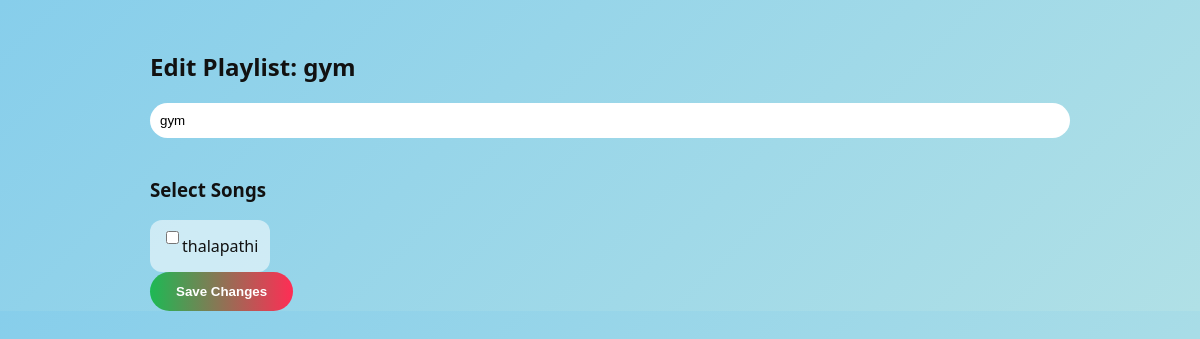
Before: /edit-playlist/1 (signed in) with the older database file.
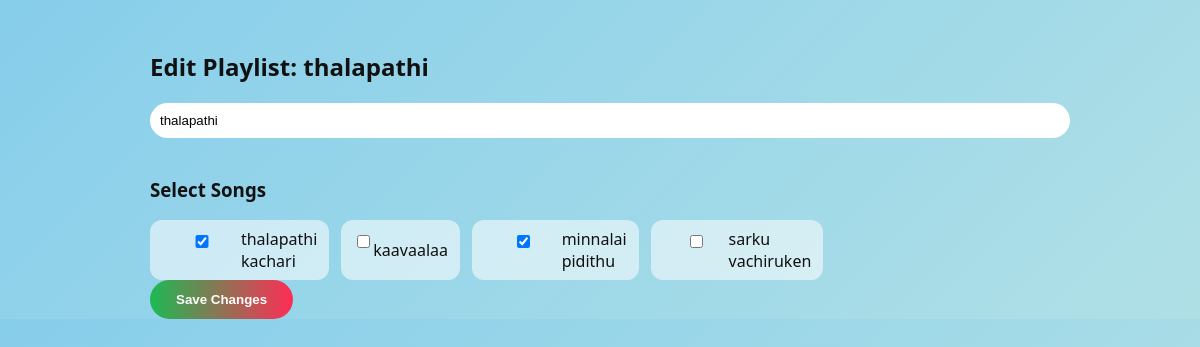
After: the same page with the newer database file.
### controller/models.py (models this page shows)
class Playlist(Base):
    __tablename__ = "playlists"
    id = Column(Integer, primary_key=True)
    name = Column(String)
    user_id = Column(Integer, ForeignKey("users.id"))

class Song(Base):
    __tablename__ = "songs"
    id = Column(Integer, primary_key=True)
    title = Column(String, nullable=False)
    artist_name = Column(String, nullable=False)
    genre = Column(String)
    language = Column(String)
    file_path = Column(String, nullable=False)
    uploader_id = Column(Integer, ForeignKey("users.id"))

### main.py (the view, shortened to what this page needs)
@app.route("/edit-playlist/<int:playlist_id>", methods=["GET","POST"])
def edit_playlist(playlist_id):
    if session.get("role") != "listener":
        return redirect("/login")
    db = SessionLocal()
    playlist = db.query(Playlist).filter_by(id=playlist_id, user_id=session["user_id"]).first()
    if not playlist:
        db.close()
        return redirect("/playlist")
    songs = db.query(Song).all()
    existing_song_ids = [ps.song_id for ps in db.query(PlaylistSong).filter_by(playlist_id=playlist.id).all()]
    db.close()
    return render_template("edit_playlist.html", playlist=playlist, songs=songs, existing_song_ids=existing_song_ids)

### templates/edit_playlist.html (shortened to what this page needs)
<!DOCTYPE html>
<html lang="en">
<head>
</head>
<body>
<div class="container">
<h2>Edit Playlist: {{ playlist.name }}</h2>
<form method="POST">
<input type="text" name="playlist_name" value="{{ playlist.name }}" required>
<h3>Select Songs</h3>
<div class="song-list">
{% for song in songs %}
<label class="song-item">
    <input type="checkbox" name="song_ids" value="{{ song.id }}" {% if song.id in existing_song_ids %}checked{% endif %}>
    {{ song.title }}
</label>
{% endfor %}
</div>
<button class="create-btn" type="submit">Save Changes</button>
</form>
</div>
</body>
</html>

Changed rows visible on the page:
changed Playlist: name "gym" → "thalapathi"; playlist_name "gym" → "thalapathi"
changed Song: song_ids "☐" → "☑"; title "thalapathi" → "thalapathi kachari"
added Song: title "kaavaalaa"
added Song: song_ids "☑", title "minnalai pidithu"
added Song: title "sarku vachiruken"
